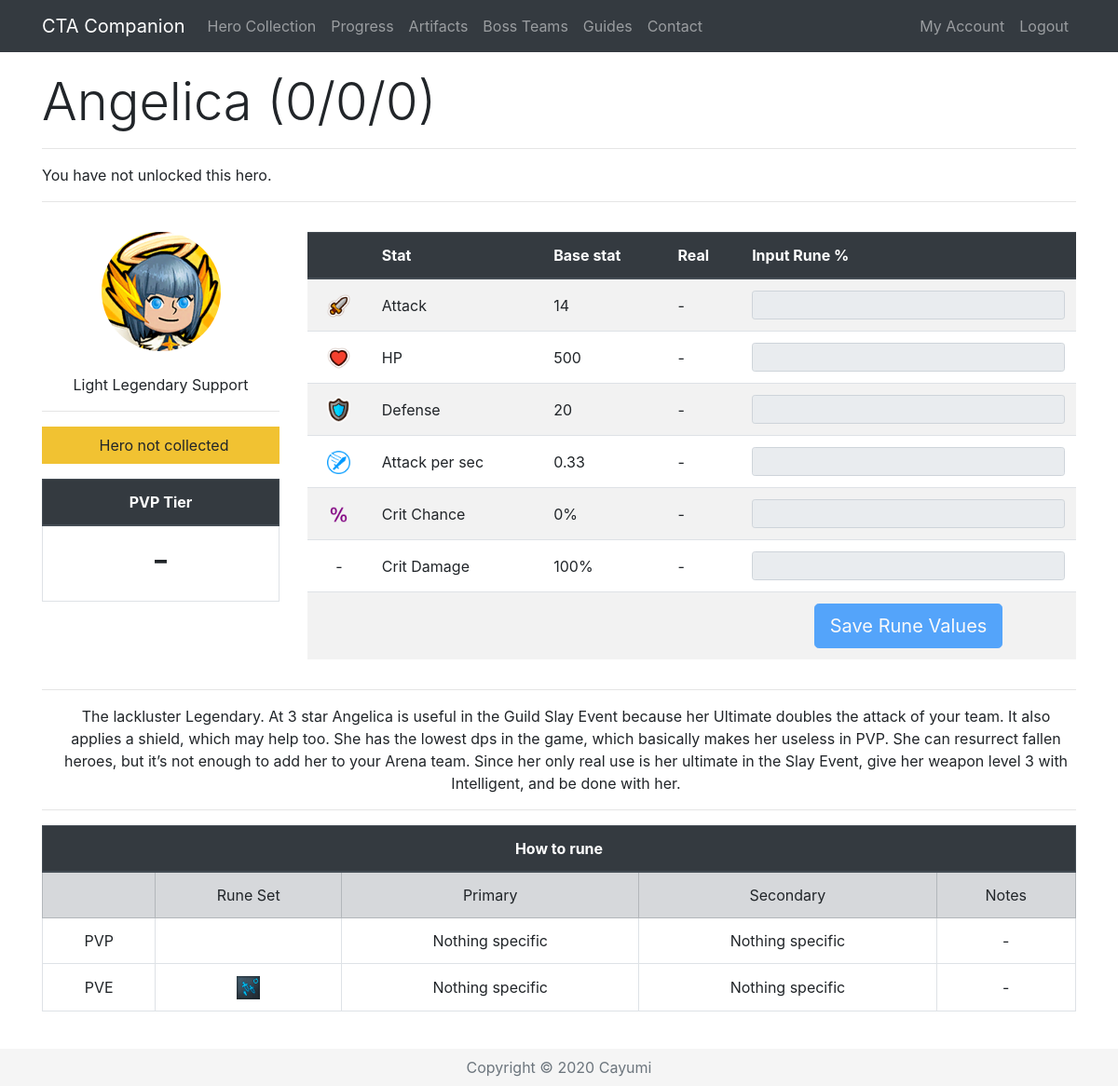
The page /Hero/3 (signed in) on the database its author committed.
### app/models.py (models this page shows, shortened)
class Base(db.Model):
    id = db.Column(db.Integer, primary_key=True)
    name = db.Column(db.String(32), index=True, unique=True)
    nameSafe = db.Column(db.String(32), index=True, unique=True)
    job = db.Column(db.String(16), index=True)
    rarity = db.Column(db.String(16), index=True)
    element = db.Column(db.String(16), index=True)
    gender = db.Column(db.String(16), index=True)
    crusher = db.Column(db.Integer, index=True)
    fly = db.Column(db.Integer, index=True)
    blitz = db.Column(db.Integer, index=True)
    atk = db.Column(db.Integer, index=True)
    hp = db.Column(db.Integer, index=True)
    defense = db.Column(db.Integer, index=True)
    crit = db.Column(db.Integer, index=True)
    critDmg = db.Column(db.Integer, index=True)
    movespeed = db.Column(db.Integer, index=True)
    aps = db.Column(db.Integer, index=True)
    arange = db.Column(db.Integer, index=True)
    resistance = db.Column(db.Integer, index=True)
    frenzy = db.Column(db.Integer, index=True)
    dodge = db.Column(db.Integer, index=True)
    stun = db.Column(db.Integer, index=True)
    stunTime = db.Column(db.Integer, index=True)
    aoe = db.Column(db.Integer, index=True)
    ult = db.Column(db.Integer, index=True)
    kshp = db.Column(db.Integer, index=True)
    gold = db.Column(db.Integer, index=True)
    freeze = db.Column(db.Integer, index=True)
    freezeTime = db.Column(db.Integer, index=True)
    freezeDmg = db.Column(db.Integer, index=True)
    burn = db.Column(db.Integer, index=True)
    burnTime = db.Column(db.Integer, index=True)
    burnDmg = db.Column(db.Integer, index=True)
    poison = db.Column(db.Integer, index=True)
    poisonTime = db.Column(db.Integer, index=True)
    poisonDmg = db.Column(db.Integer, index=True)
    sp2 = db.Column(db.Integer, index=True)
    sp2num = db.Column(db.Integer, index=True)
    buffElement = db.Column(db.String(16), index=True)
    buffType = db.Column(db.Integer, index=True)
    buffStat = db.Column(db.String(16), index=True)
    buff = db.Column(db.Integer, index=True)
    heroes = db.relationship('Hero', backref='baseStats', lazy='dynamic')

class Hero(db.Model):
    id = db.Column(db.Integer, primary_key=True)
    level = db.Column(db.Integer, index=True)
    awaken = db.Column(db.Integer, index=True)
    wpn = db.Column(db.Integer, index=True)
    medals = db.Column(db.Integer, index=True)
    runedAtk = db.Column(db.Integer, index=True)
    runedHp = db.Column(db.Integer, index=True)
    runedDef = db.Column(db.Integer, index=True)
    runedAps = db.Column(db.Integer, index=True)
    runedCrit = db.Column(db.Integer, index=True)
    runedCritDmg = db.Column(db.Integer, index=True)
    user_id = db.Column(db.Integer, db.ForeignKey('user.id'))
    base_id = db.Column(db.Integer, db.ForeignKey('base.id'))
    def raidAtk(self, art, buff):
        runedAttack = self.runedAtk
        base = self.baseStats.atk
        level = self.level
        awaken = self.awaken
        atk = base * (2 ** (level - 1)) * (1.5 ** awaken)
        runedAtk = (atk + (atk * ((runedAttack+art) / 100))) * self.baseStats.crusher + atk * buff / 100
        return runedAtk

### app/routes.py (the view, shortened to what this page needs)
@app.route('/Hero/<heroid>', methods=["GET", "POST"])
@login_required
def hero(heroid):
    user = User.query.join(Hero).filter(Hero.id == heroid)
    selectedHero = Hero.query.get(heroid)
    if request.method == "GET":
        return render_template('hero.html', selectedHero=selectedHero, title=selectedHero.baseStats.name, user=user,
                               heroDict=heroDict)

### app/models.py (called while the page is built)
@login.user_loader
def load_user(id):
    return User.query.get(int(id))

### app/templates/hero.html (shortened to what this page needs)
{% extends "base.html" %}
{% block content %}
{% if user[0] == current_user %}
{% set current = selectedHero.baseStats.nameSafe %}
 <div class="row pt-3">
    <div class="col-lg-12">
      <h1 class="display-4">{{ selectedHero.baseStats.name }} ({{ selectedHero.level }}/{{ selectedHero.awaken }}/{{ selectedHero.wpn }}) </h1>
      <hr>
        {% if selectedHero.level > 0 %}
      <p class="instructions">
          {% for i in range(selectedHero.awaken) %}
          <img src="{{ url_for('static', filename='awaken.png') }}" width="30" alt="Awaken">
          {% endfor %}
          {%for i in range(selectedHero.level - selectedHero.awaken) %}
          <img src="{{ url_for('static', filename='star.png') }}" width="30" alt="Star">
          {% endfor %}
      </p>
        {% else %}
        <p class="instruction">You have not unlocked this hero.</p>
        {% endif %}
      <hr>
    </div>
 </div>
  <div class="row align-middle">
    <div class="col-lg-3 text-center align-middle pt-3">
        <img class="img-fluid rounded-circle" src="/static/{{selectedHero.baseStats.nameSafe}}.png" alt="{{selectedHero.baseStats.name}}"><br><br>
        {{ selectedHero.baseStats.element }} {{ selectedHero.baseStats.rarity }} {{ selectedHero.baseStats.job }}<hr>
        {% if selectedHero.level > 0 %}
        <p class="instructions {{selectedHero.baseStats.element}}{{selectedHero.baseStats.rarity}}"><b>DPS: {{ selectedHero.dpsSP2() }}</b></p>
        {% else %}
        <p class="instructions {{selectedHero.baseStats.element}}{{selectedHero.baseStats.rarity}}">Hero not collected</p>
        {% endif %}
        <table class="table table-bordered">
        <thead class="thead-dark">
        <tr>
            <th colspan="2">PVP Tier</th>
        </tr>
        </thead>
        <tr>
            <td><h1>
                {% if heroDict[current] %}
                {{ heroDict[current][4] }}
                {% else %}
                -
                {% endif %}
            </h1>
            </td>
        </tr>
    </table>
      </div>
      <div class="col lg-9 pt-3">
<form action="/Hero/{{ selectedHero.id }}" method="post" novalidate>
 <table class="table table-striped">
     <thead class="thead-dark">
          <tr>
              <th>&nbsp;</th>
              <th>Stat</th>
              <th>{% if selectedHero.level > 0 %}In-game{% else %}Base stat{% endif %}</th>
              <th>Real</th>
              <th>Input Rune %</th>
          </tr>
          </thead>
              <tr class="text-left">
                  <td class="align-middle text-center"><img src="{{ url_for('static', filename='atk.png') }}" width="25" alt="Attack"></td>
                  <td class="align-middle">Attack</td>
                  {% if selectedHero.level > 0 %}
                  <td class="align-middle">{{ selectedHero.displayStat(selectedHero.atk()) }}</td>
                  <td class="align-middle">{{ selectedHero.displayOther(selectedHero.atk()) }}</td>
                  <td><input type="text" maxlength="10" class="form-control form-control-sm" id="{{ selectedHero.id }}runedAtk" value="{{ selectedHero.runedAtk }}" name="{{ selectedHero.id }}runedAtk"></td>
                  {% else %}
                  <td class="align-middle">{{ selectedHero.baseStats.atk }}</td>
                  <td class="align-middle">-</td>
                  <td><input type="text" maxlength="10" class="form-control form-control-sm" disabled></td>
                  {% endif %}
              </tr>
              <tr class="text-left">
                  <td class="align-middle text-center"><img src="{{ url_for('static', filename='hp.png') }}" width="25" alt="HP"></td>
                  <td class="align-middle">HP</td>
                  {% if selectedHero.level > 0 %}
                  <td class="align-middle">{{ selectedHero.displayStat(selectedHero.hp()) }}</td>
                  <td class="align-middle">{{ selectedHero.displayOther(selectedHero.hp()) }}</td>
                  <td><input type="text" maxlength="10" class="form-control form-control-sm" id="{{ selectedHero.id }}runedHp" value="{{ selectedHero.runedHp }}" name="{{ selectedHero.id }}runedHp" onkeypress="return isNumber9(event)"></td>
                  {% else %}
                  <td class="align-middle">{{ selectedHero.baseStats.hp }}</td>
                  <td class="align-middle">-</td>
                  <td><input type="text" maxlength="10" class="form-control form-control-sm" disabled></td>
                  {% endif %}
              </tr>
              <tr class="text-left">
                  <td class="align-middle text-center"><img src="{{ url_for('static', filename='def.png') }}" width="25" alt="Defense"></td>
                  <td class="align-middle">Defense</td>
                  {% if selectedHero.level > 0 %}
                  <td class="align-middle">{{ selectedHero.displayStat(selectedHero.defense()) }}</td>
                  <td class="align-middle">{{ selectedHero.defense() }}</td>
                  <td><input type="text" maxlength="10" class="form-control form-control-sm" id="{{ selectedHero.id }}runedDef" value="{{ selectedHero.runedDef }}" name="{{ selectedHero.id }}runedDef" onkeypress="return isNumber9(event)"></td>
                  {% else %}
                  <td class="align-middle">{{ selectedHero.baseStats.defense }}</td>
                  <td class="align-middle">-</td>
                  <td><input type="text" maxlength="10" class="form-control form-control-sm" disabled></td>
                  {% endif %}
              </tr>
              <tr class="text-left">
                  <td class="align-middle text-center"><img src="{{ url_for('static', filename='aps.png') }}" width="25" alt="APS"></td>
                  <td class="align-middle">Attack per sec</td>
                  {% if selectedHero.level > 0 %}
                  <td class="align-middle">{{ selectedHero.aps()|round(2, 'common' ) }}</td>
                  <td class="align-middle">{{ selectedHero.aps() }}</td>
                  <td><input type="text" maxlength="10" class="form-control form-control-sm" id="{{ selectedHero.id }}runedAps" value="{{ selectedHero.runedAps }}" name="{{ selectedHero.id }}runedAps" onkeypress="return isNumber9(event)"></td>
                  {% else %}
                  <td class="align-middle">{{ selectedHero.baseStats.aps }}</td>
                  <td class="align-middle">-</td>
                  <td><input type="text" maxlength="10" class="form-control form-control-sm" disabled></td>
                  {% endif %}
              </tr>
                <tr class="text-left">
                  <td class="align-middle text-center"><img src="{{ url_for('static', filename='crit.png') }}" width="25" alt="Crit Chance"></td>
                  <td class="align-middle">Crit Chance</td>
                  {% if selectedHero.level > 0 %}
                  <td class="align-middle">{{ (selectedHero.crit()*100)|round|int }}%</td>
                  <td class="align-middle">{{ selectedHero.crit()*100 }}% </td>
                  <td><input type="text" maxlength="10" class="form-control form-control-sm" id="{{ selectedHero.id }}runedCrit" value="{{ selectedHero.runedCrit }}" name="{{ selectedHero.id }}runedCrit" onkeypress="return isNumber9(event)"></td>
                  {% else %}
                  <td class="align-middle">{{ selectedHero.baseStats.crit }}%</td>
                  <td class="align-middle">-</td>
                  <td><input type="text" maxlength="10" class="form-control form-control-sm" disabled></td>
                  {% endif %}
                </tr>
              <tr class="text-left">
                  <td class="align-middle text-center">-</td>
                  <td class="align-middle">Crit Damage</td>
                  {% if selectedHero.level > 0 %}
                  <td class="align-middle">{{ ((selectedHero.critDmg())*100)|round|int }}%</td>
                  <td class="align-middle">{{ (selectedHero.critDmg()*100)|round(2, 'common') }}%</td>
                  <td><input type="text" maxlength="10" class="form-control form-control-sm" id="{{ selectedHero.id }}runedCritDmg" value="{{ selectedHero.runedCritDmg }}" name="{{ selectedHero.id }}runedCritDmg" onkeypress="return isNumber9(event)"></td>
                  {% else %}
                  <td class="align-middle">{{ selectedHero.baseStats.critDmg }}%</td>
                  <td class="align-middle">-</td>
                  <td><input type="text" maxlength="10" class="form-control form-control-sm" disabled></td>
                  {% endif %}
              </tr>
     <tr class="text-center">
                  <td>&nbsp;</td>
                  <td>&nbsp;</td>
                  <td>&nbsp;</td>
                  <td>&nbsp;</td>
                  {% if selectedHero.level > 0 %}
                  <td><button class="btn btn-primary btn-lg" type="submit">Save Rune Values</button></td>
                  {% else %}
                  <td><button class="btn btn-primary btn-lg" type="submit" disabled>Save Rune Values</button></td>
                  {% endif %}
              </tr>
          </table>
</form>
    </div>
      </div>
{% if heroDict[current] %}
<div class="row">
    <div class="col-lg-12 text-center">
        <hr>
        <p class="instructions">{{ heroDict[current][5] }}</p>
        <hr>
    </div>
</div>
<div class="row">
    <div class="col-lg-12 text-center">
      <table class="table table-bordered">
          <thead class="thead-dark">
          <tr>
              <th colspan="5">How to rune</th>
          </tr>
          </thead>
          <tr class="table-secondary align-middle">
              <td>&nbsp;</td>
              <td width="18%">Rune Set</td>
              <td>Primary</td>
              <td>Secondary</td>
              <td>Notes</td>
          </tr>
          <tr class="align-middle">
              <td class="align-middle">PVP</td>
              <td class="align-middle">
              </td>
              <td class="align-middle">{{ heroDict[current][1] }}</td>
              <td class="align-middle">{{ heroDict[current][2] }}</td>
              <td class="align-middle">{{ heroDict[current][3] }}</td>
          </tr>
{% if heroDict[current][6] %}
            <tr>
              <td class="align-middle">PVE</td>
              <td class="align-middle">
                  {% for i in heroDict[current][6] %}
                  <img class="img-fluid" src="/static/{{i}}.png" alt="{{i}}" name="{{i}}" width="25">
                  {% endfor %}
              </td>
              <td class="align-middle">{{ heroDict[current][7] }}</td>
              <td class="align-middle">{{ heroDict[current][8] }}</td>
              <td class="align-middle">{{ heroDict[current][9] }}</td>
          </tr>
{% endif %}
      </table>
    </div>
</div>
{% endif %}
<br>
{% endif %}
{% endblock %}

### app/static/style.css (style rules this page uses)
.LightLegendary { background-color: #F1C232; padding: 8px; }
.instructions { padding-left: 15px; }

### app/templates/base.html (style rules this page uses)
html { position: relative; min-height: 100%; }
body { margin-bottom: 40px; }

### rows shown on the page
Base: baseStats.name "Angelica", baseStats.nameSafe (picture), baseStats.element "Light", baseStats.rarity "Legendary", baseStats.job "Support", nameSafe "-", baseStats.atk "14", baseStats.hp "500", baseStats.defense "20", baseStats.aps "0.33", baseStats.crit "0", baseStats.critDmg "100", nameSafe "The lackluster Legendary. At 3 star Angelica is useful in the Guild Slay Event because her Ultimate doubles the attack of your team. It also applies a shield, which may help too. She has the lowest dps in the game, which basically makes her useless in PVP. She can resurrect fallen heroes, but it’s not enough to add her to your Arena team. Since her only real use is her ultimate in the Slay Event, give her weapon level 3 with Intelligent, and be done with her.", nameSafe "Nothing specific"
Hero: level "0", awaken "0", wpn "0"
